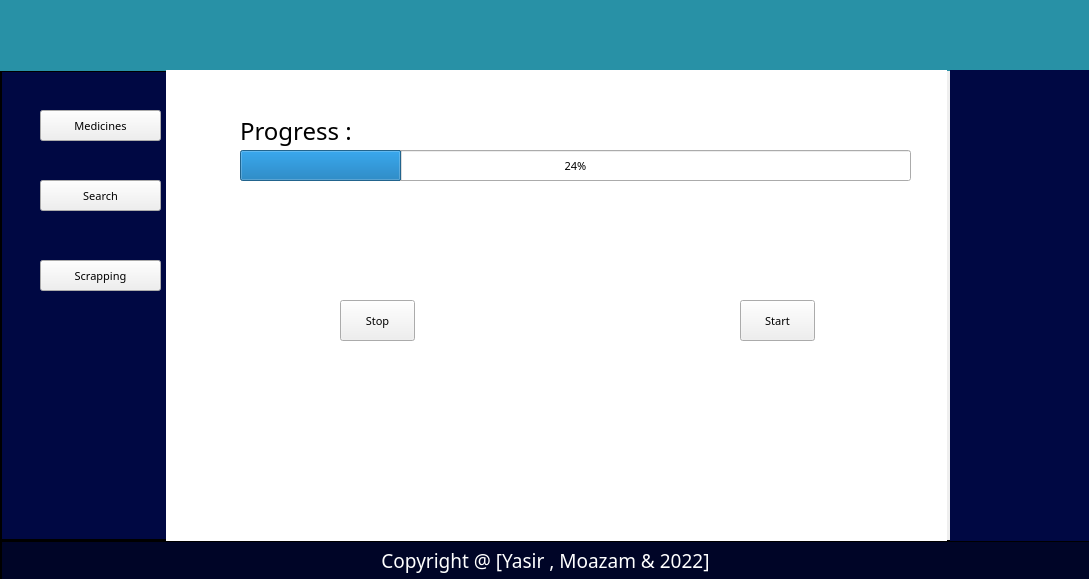
<?xml version="1.0" encoding="UTF-8"?>
<ui version="4.0">
 <class>MainWindow</class>
 <widget class="QMainWindow" name="MainWindow">
  <property name="geometry">
   <rect>
    <x>0</x>
    <y>0</y>
    <width>1089</width>
    <height>579</height>
   </rect>
  </property>
  <property name="maximumSize">
   <size>
    <width>1089</width>
    <height>579</height>
   </size>
  </property>
  <property name="font">
   <font>
    <family>SimSun-ExtB</family>
    <pointsize>8</pointsize>
   </font>
  </property>
  <property name="windowTitle">
   <string>MainWindow</string>
  </property>
  <property name="tabShape">
   <enum>QTabWidget::Triangular</enum>
  </property>
  <widget class="QWidget" name="centralwidget">
   <property name="styleSheet">
    <string notr="true">#centralwidget
{backgroound colour:#1b1b27}</string>
   </property>
   <widget class="QLabel" name="label">
    <property name="geometry">
     <rect>
      <x>0</x>
      <y>540</y>
      <width>1091</width>
      <height>41</height>
     </rect>
    </property>
    <property name="font">
     <font>
      <family>MV Boli</family>
      <pointsize>14</pointsize>
     </font>
    </property>
    <property name="layoutDirection">
     <enum>Qt::LeftToRight</enum>
    </property>
    <property name="styleSheet">
     <string notr="true">background-color: rgb(40, 43, 122);
background-color: rgb(0, 5, 39);</string>
    </property>
    <property name="frameShape">
     <enum>QFrame::WinPanel</enum>
    </property>
    <property name="text">
     <string>&lt;html&gt;&lt;head/&gt;&lt;body&gt;&lt;p&gt;&lt;span style=&quot; color:#ffffff;&quot;&gt;Copyright @ [Yasir , Moazam &amp;amp; 2022]&lt;/span&gt;&lt;/p&gt;&lt;/body&gt;&lt;/html&gt;</string>
    </property>
    <property name="textFormat">
     <enum>Qt::RichText</enum>
    </property>
    <property name="alignment">
     <set>Qt::AlignCenter</set>
    </property>
    <property name="wordWrap">
     <bool>false</bool>
    </property>
    <property name="indent">
     <number>-1</number>
    </property>
   </widget>
   <widget class="QLabel" name="Menu_Label">
    <property name="geometry">
     <rect>
      <x>0</x>
      <y>70</y>
      <width>171</width>
      <height>471</height>
     </rect>
    </property>
    <property name="styleSheet">
     <string notr="true">background-color:  rgb(0, 8, 67);</string>
    </property>
    <property name="frameShape">
     <enum>QFrame::WinPanel</enum>
    </property>
    <property name="text">
     <string/>
    </property>
   </widget>
   <widget class="QLabel" name="Header_Label">
    <property name="geometry">
     <rect>
      <x>0</x>
      <y>0</y>
      <width>1091</width>
      <height>71</height>
     </rect>
    </property>
    <property name="font">
     <font>
      <family>Rage Italic</family>
      <pointsize>24</pointsize>
      <weight>50</weight>
      <bold>false</bold>
      <underline>true</underline>
     </font>
    </property>
    <property name="styleSheet">
     <string notr="true">background-color: rgb(0, 8, 66);
background-color: rgb(92, 255, 228);
background-color: rgb(40, 145, 166);</string>
    </property>
    <property name="text">
     <string/>
    </property>
    <property name="textFormat">
     <enum>Qt::RichText</enum>
    </property>
    <property name="pixmap">
     <pixmap resource="Resources.qrc">:/Logo/header.jpg</pixmap>
    </property>
    <property name="scaledContents">
     <bool>true</bool>
    </property>
    <property name="alignment">
     <set>Qt::AlignCenter</set>
    </property>
   </widget>
   <widget class="QLabel" name="Sort_Label">
    <property name="geometry">
     <rect>
      <x>950</x>
      <y>70</y>
      <width>141</width>
      <height>471</height>
     </rect>
    </property>
    <property name="styleSheet">
     <string notr="true">background-color: rgb(0, 8, 67);</string>
    </property>
    <property name="text">
     <string/>
    </property>
   </widget>
   <widget class="QLabel" name="Account_Label">
    <property name="geometry">
     <rect>
      <x>1020</x>
      <y>10</y>
      <width>61</width>
      <height>61</height>
     </rect>
    </property>
    <property name="text">
     <string/>
    </property>
    <property name="pixmap">
     <pixmap resource="Resources.qrc">:/Account/account.png</pixmap>
    </property>
    <property name="scaledContents">
     <bool>true</bool>
    </property>
   </widget>
   <widget class="QLabel" name="label_2">
    <property name="geometry">
     <rect>
      <x>10</x>
      <y>10</y>
      <width>51</width>
      <height>51</height>
     </rect>
    </property>
    <property name="text">
     <string/>
    </property>
    <property name="pixmap">
     <pixmap resource="Resources.qrc">:/Menu/menu.png</pixmap>
    </property>
    <property name="scaledContents">
     <bool>true</bool>
    </property>
   </widget>
   <widget class="QPushButton" name="pushButton">
    <property name="geometry">
     <rect>
      <x>40</x>
      <y>110</y>
      <width>121</width>
      <height>31</height>
     </rect>
    </property>
    <property name="autoFillBackground">
     <bool>false</bool>
    </property>
    <property name="text">
     <string>Medicines</string>
    </property>
    <property name="icon">
     <iconset resource="Resources.qrc">
      <normaloff>:/Map/map.png</normaloff>:/Map/map.png</iconset>
    </property>
   </widget>
   <widget class="QPushButton" name="pushButton_2">
    <property name="geometry">
     <rect>
      <x>40</x>
      <y>180</y>
      <width>121</width>
      <height>31</height>
     </rect>
    </property>
    <property name="autoFillBackground">
     <bool>false</bool>
    </property>
    <property name="text">
     <string>Search</string>
    </property>
    <property name="icon">
     <iconset resource="Resources.qrc">
      <normaloff>:/Search/search-more.png</normaloff>:/Search/search-more.png</iconset>
    </property>
   </widget>
   <widget class="QLabel" name="label_7">
    <property name="geometry">
     <rect>
      <x>10</x>
      <y>260</y>
      <width>31</width>
      <height>31</height>
     </rect>
    </property>
    <property name="text">
     <string/>
    </property>
    <property name="pixmap">
     <pixmap resource="Resources.qrc">:/Arrow/arrow.png</pixmap>
    </property>
    <property name="scaledContents">
     <bool>true</bool>
    </property>
   </widget>
   <widget class="QPushButton" name="pushButton_3">
    <property name="geometry">
     <rect>
      <x>40</x>
      <y>260</y>
      <width>121</width>
      <height>31</height>
     </rect>
    </property>
    <property name="autoFillBackground">
     <bool>false</bool>
    </property>
    <property name="text">
     <string>Scrapping</string>
    </property>
    <property name="icon">
     <iconset resource="Resources.qrc">
      <normaloff>:/CRUD/CRUD.png</normaloff>:/CRUD/CRUD.png</iconset>
    </property>
   </widget>
   <widget class="QLabel" name="label_3">
    <property name="geometry">
     <rect>
      <x>166</x>
      <y>70</y>
      <width>781</width>
      <height>471</height>
     </rect>
    </property>
    <property name="styleSheet">
     <string notr="true">background-color: rgb(255, 255, 255);</string>
    </property>
    <property name="text">
     <string/>
    </property>
   </widget>
   <widget class="QPushButton" name="Start">
    <property name="geometry">
     <rect>
      <x>740</x>
      <y>300</y>
      <width>75</width>
      <height>41</height>
     </rect>
    </property>
    <property name="text">
     <string>Start</string>
    </property>
    <property name="icon">
     <iconset resource="Resources.qrc">
      <normaloff>:/Search/search-more.png</normaloff>:/Search/search-more.png</iconset>
    </property>
    <property name="checkable">
     <bool>false</bool>
    </property>
   </widget>
   <widget class="QProgressBar" name="progressBar">
    <property name="geometry">
     <rect>
      <x>240</x>
      <y>150</y>
      <width>671</width>
      <height>31</height>
     </rect>
    </property>
    <property name="value">
     <number>24</number>
    </property>
   </widget>
   <widget class="QLabel" name="label_4">
    <property name="geometry">
     <rect>
      <x>240</x>
      <y>110</y>
      <width>121</width>
      <height>41</height>
     </rect>
    </property>
    <property name="font">
     <font>
      <family>MV Boli</family>
      <pointsize>18</pointsize>
     </font>
    </property>
    <property name="text">
     <string>Progress :</string>
    </property>
   </widget>
   <widget class="QPushButton" name="Stop">
    <property name="geometry">
     <rect>
      <x>340</x>
      <y>300</y>
      <width>75</width>
      <height>41</height>
     </rect>
    </property>
    <property name="text">
     <string>Stop</string>
    </property>
    <property name="icon">
     <iconset resource="Resources.qrc">
      <normaloff>:/Search/search-more.png</normaloff>:/Search/search-more.png</iconset>
    </property>
    <property name="checkable">
     <bool>false</bool>
    </property>
   </widget>
   <zorder>label</zorder>
   <zorder>Menu_Label</zorder>
   <zorder>Header_Label</zorder>
   <zorder>Sort_Label</zorder>
   <zorder>Account_Label</zorder>
   <zorder>pushButton</zorder>
   <zorder>pushButton_2</zorder>
   <zorder>label_7</zorder>
   <zorder>label_2</zorder>
   <zorder>pushButton_3</zorder>
   <zorder>label_3</zorder>
   <zorder>Start</zorder>
   <zorder>progressBar</zorder>
   <zorder>label_4</zorder>
   <zorder>Stop</zorder>
  </widget>
 </widget>
 <resources>
  <include location="Resources.qrc"/>
 </resources>
 <connections/>
</ui>
